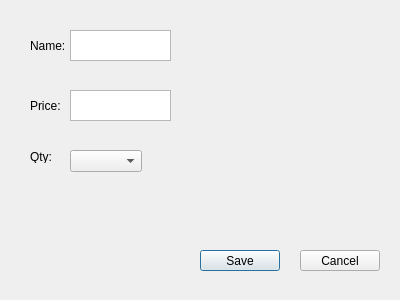
<?xml version="1.0" encoding="UTF-8"?>
<ui version="4.0">
 <class>Dialog</class>
 <widget class="QDialog" name="Dialog">
  <property name="geometry">
   <rect>
    <x>0</x>
    <y>0</y>
    <width>400</width>
    <height>300</height>
   </rect>
  </property>
  <property name="windowTitle">
   <string>Dialog</string>
  </property>
  <widget class="QLabel" name="label">
   <property name="geometry">
    <rect>
     <x>30</x>
     <y>30</y>
     <width>41</width>
     <height>31</height>
    </rect>
   </property>
   <property name="text">
    <string>Name:</string>
   </property>
  </widget>
  <widget class="QLabel" name="label_2">
   <property name="geometry">
    <rect>
     <x>30</x>
     <y>90</y>
     <width>51</width>
     <height>31</height>
    </rect>
   </property>
   <property name="text">
    <string>Price:</string>
   </property>
  </widget>
  <widget class="QPlainTextEdit" name="plainTextEdit">
   <property name="geometry">
    <rect>
     <x>70</x>
     <y>30</y>
     <width>101</width>
     <height>31</height>
    </rect>
   </property>
  </widget>
  <widget class="QPlainTextEdit" name="plainTextEdit_2">
   <property name="geometry">
    <rect>
     <x>70</x>
     <y>90</y>
     <width>101</width>
     <height>31</height>
    </rect>
   </property>
  </widget>
  <widget class="QPushButton" name="saveButton">
   <property name="geometry">
    <rect>
     <x>200</x>
     <y>250</y>
     <width>80</width>
     <height>21</height>
    </rect>
   </property>
   <property name="text">
    <string>Save</string>
   </property>
  </widget>
  <widget class="QPushButton" name="cancelButton">
   <property name="geometry">
    <rect>
     <x>300</x>
     <y>250</y>
     <width>80</width>
     <height>21</height>
    </rect>
   </property>
   <property name="text">
    <string>Cancel</string>
   </property>
  </widget>
  <widget class="QComboBox" name="comboBox">
   <property name="geometry">
    <rect>
     <x>70</x>
     <y>150</y>
     <width>72</width>
     <height>22</height>
    </rect>
   </property>
  </widget>
  <widget class="QLabel" name="label_3">
   <property name="geometry">
    <rect>
     <x>30</x>
     <y>150</y>
     <width>47</width>
     <height>13</height>
    </rect>
   </property>
   <property name="text">
    <string>Qty:</string>
   </property>
  </widget>
 </widget>
 <resources/>
 <connections/>
</ui>
